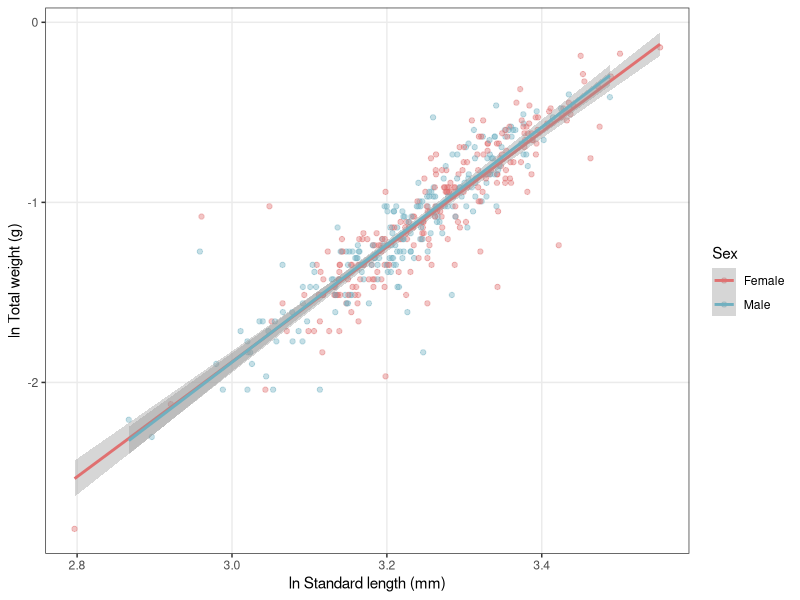
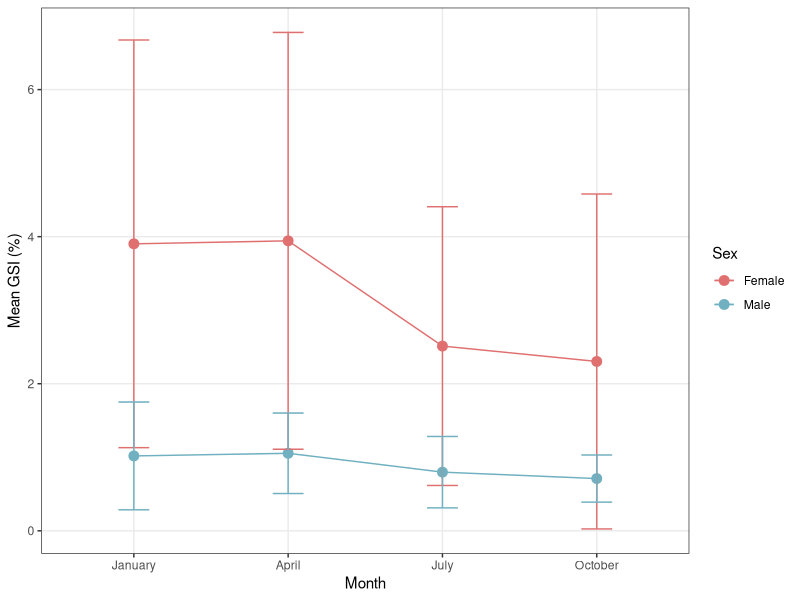
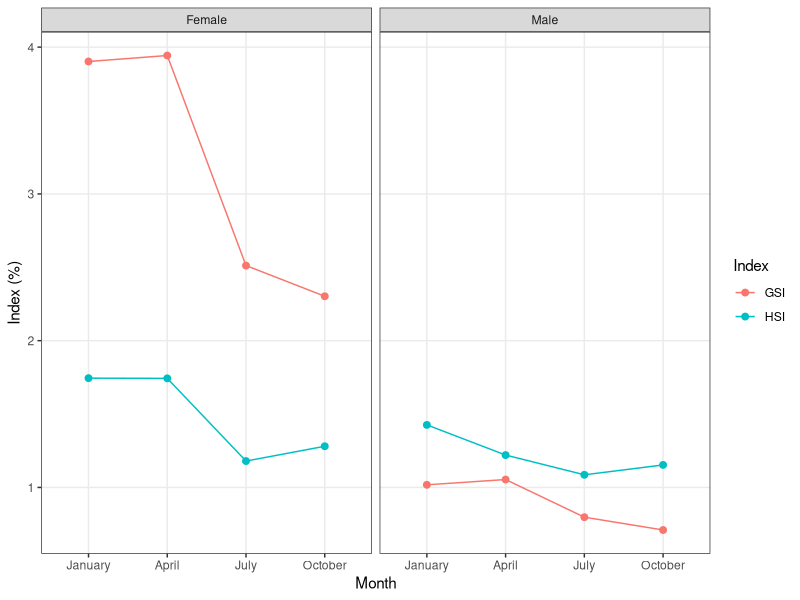
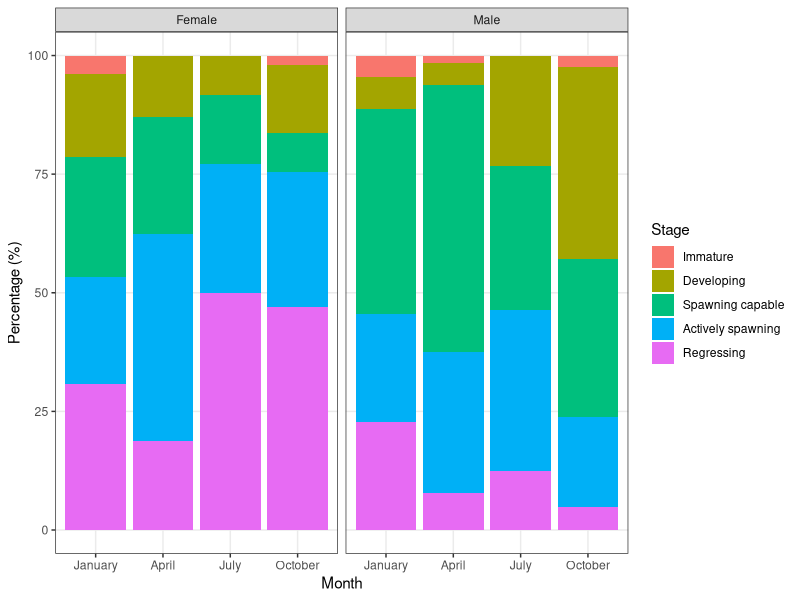
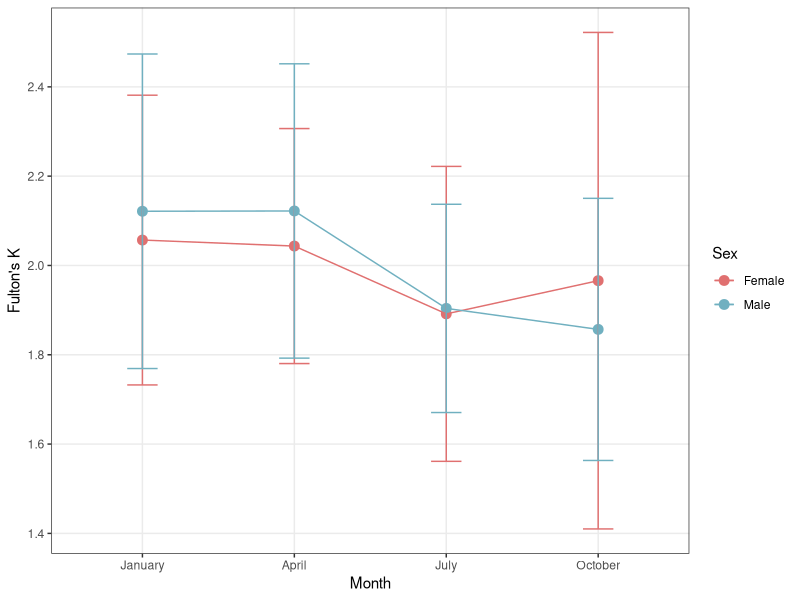
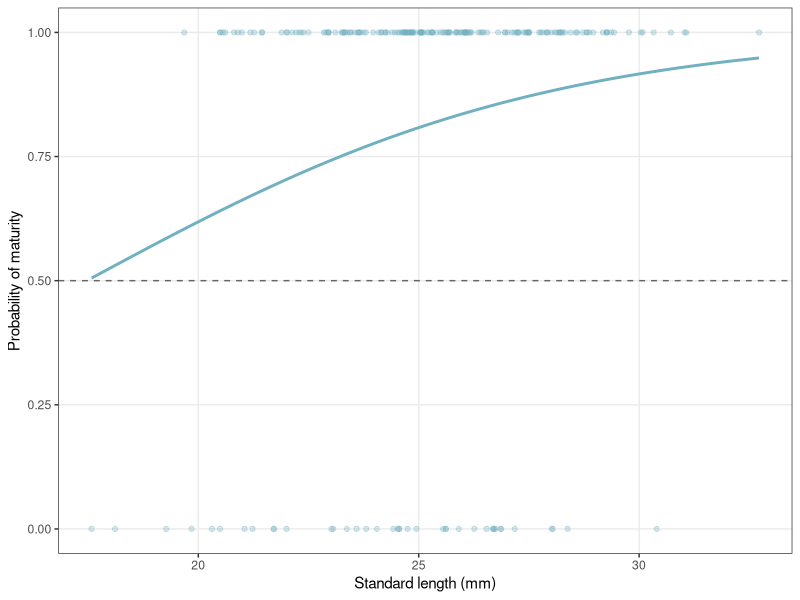
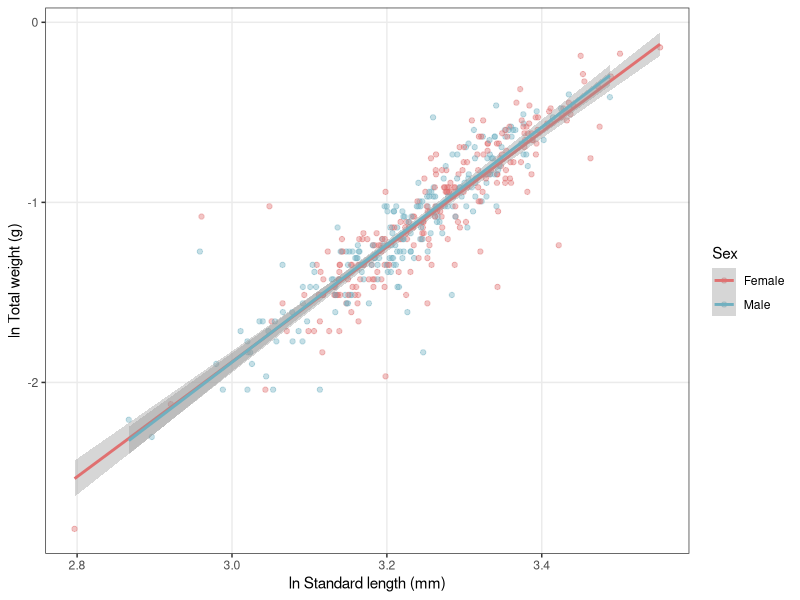
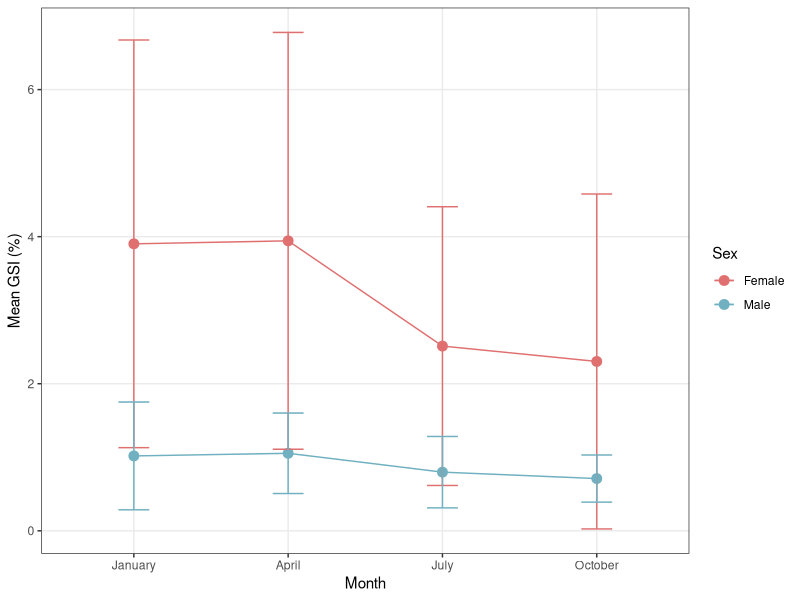

The R script that drew these images, in order:
library(tidyverse)
library(readxl)
library(lme4)
library(patchwork)

# ── Load data ──────────────────────────────────────────────────────────────────
fish <- read_csv("data_paper_csvs/H.marginatus_food_items - fish info (3).csv")

env <- read_excel("raw_data/Variables_for_chapter_4.xlsx") %>%
  rename(
    Li  = Levins_index,
    p   = Precip_p1_MERGE,
    p3  = Precip_p15_MERGE,
    p33 = precip_p3_MERGE,
    p7  = precip_p7_MERGE
  )

# ── Join and calculate indices ─────────────────────────────────────────────────
fish <- fish %>%
  left_join(env %>% select(event_id, Month, Location, Biome, Li, p, p3, p33, p7),
            by = "event_id") %>%
  mutate(
    SL_mm = standard_length_cm,
    GSI   = (gonad_weight / total_weight) * 100,
    HSI   = (liver_weight / total_weight) * 100,
    K     = (total_weight / SL_mm^3) * 100000
  )

# ── Order months ───────────────────────────────────────────────────────────────
month_order <- c("January", "April", "July", "October")
fish <- fish %>%
  mutate(Month = factor(Month, levels = month_order))

females <- fish %>% filter(sex == "F")
males   <- fish %>% filter(sex == "M")

# ══════════════════════════════════════════════════════════════════════════════
# 3.1 SAMPLE COMPOSITION
# ══════════════════════════════════════════════════════════════════════════════

cat("=== OVERALL SAMPLE SIZE ===\n")
fish %>% filter(sex %in% c("F","M")) %>% count(sex)

cat("\n=== SEX RATIO OVERALL ===\n")
sex_counts <- table(fish$sex[fish$sex %in% c("F","M")])
print(sex_counts)
chisq.test(sex_counts)

cat("\n=== SEX RATIO BY MONTH ===\n")
fish %>%
  filter(sex %in% c("F","M")) %>%
  count(Month, sex) %>%
  pivot_wider(names_from = sex, values_from = n) %>%
  mutate(ratio_F_M = round(F/M, 2))

cat("\n=== SAMPLE SIZE BY LOCATION ===\n")
fish %>%
  filter(sex %in% c("F","M")) %>%
  count(Location, sex) %>%
  pivot_wider(names_from = sex, values_from = n)

cat("\n=== SAMPLE SIZE BY MONTH AND LOCATION ===\n")
fish %>%
  filter(sex %in% c("F","M")) %>%
  count(Month, Location)

# ══════════════════════════════════════════════════════════════════════════════
# 3.2 DESCRIPTIVE REPRODUCTIVE PATTERNS
# ══════════════════════════════════════════════════════════════════════════════

# ── Length-weight relationship ─────────────────────────────────────────────────
cat("\n=== LENGTH-WEIGHT RELATIONSHIP (log-log) ===\n")
lm_f <- lm(log(total_weight) ~ log(SL_mm), data = females)
lm_m <- lm(log(total_weight) ~ log(SL_mm), data = males)

summary(lm_f)
summary(lm_m)

cat("Female: a =", round(exp(coef(lm_f)[1]), 6),
    "b =", round(coef(lm_f)[2], 3),
    "R² =", round(summary(lm_f)$r.squared, 3), "\n")
cat("Male:   a =", round(exp(coef(lm_m)[1]), 6),
    "b =", round(coef(lm_m)[2], 3),
    "R² =", round(summary(lm_m)$r.squared, 3), "\n")

# Isometry test (is b significantly different from 3?)
t_f <- (coef(lm_f)[2] - 3) / summary(lm_f)$coefficients[2, 2]
p_f <- 2 * pt(abs(t_f), df = lm_f$df.residual, lower.tail = FALSE)
t_m <- (coef(lm_m)[2] - 3) / summary(lm_m)$coefficients[2, 2]
p_m <- 2 * pt(abs(t_m), df = lm_m$df.residual, lower.tail = FALSE)

cat("\nFemale isometry test: t =", round(t_f, 3), "p =", round(p_f, 4), "\n")
cat("Male isometry test:   t =", round(t_m, 3), "p =", round(p_m, 4), "\n")

# ── Size at first maturity ─────────────────────────────────────────────────────
cat("\n=== SIZE AT FIRST MATURITY ===\n")

females_mat <- females %>%
  filter(!is.na(SL_mm), !is.na(reproductive_status)) %>%
  mutate(mature = ifelse(reproductive_status >= 3, 1, 0))

males_mat <- males %>%
  filter(!is.na(SL_mm), !is.na(reproductive_status)) %>%
  mutate(mature = ifelse(reproductive_status >= 3, 1, 0))

# Proportion mature
cat("Female maturity proportion:\n")
females_mat %>% count(mature) %>% mutate(pct = round(n/sum(n)*100, 1)) %>% print()

cat("Male maturity proportion:\n")
males_mat %>% count(mature) %>% mutate(pct = round(n/sum(n)*100, 1)) %>% print()

# Minimum size at maturity
cat("\nMinimum SL of mature females:", min(females_mat$SL_mm[females_mat$mature==1]), "mm\n")
cat("Minimum SL of mature males:",   min(males_mat$SL_mm[males_mat$mature==1]),   "mm\n")

# Logistic regression for L50
glm_f <- glm(mature ~ SL_mm, data = females_mat, family = binomial(link = "logit"))
glm_m <- glm(mature ~ SL_mm, data = males_mat,   family = binomial(link = "logit"))

summary(glm_f)
summary(glm_m)

# ── GSI summary ───────────────────────────────────────────────────────────────
cat("\n=== GSI BY SEX AND MONTH ===\n")
fish %>%
  filter(sex %in% c("F","M")) %>%
  group_by(sex, Month) %>%
  summarise(mean_GSI = round(mean(GSI, na.rm = TRUE), 3),
            sd_GSI   = round(sd(GSI, na.rm = TRUE), 3),
            min_GSI  = round(min(GSI, na.rm = TRUE), 3),
            max_GSI  = round(max(GSI, na.rm = TRUE), 3),
            var_GSI  = round(var(GSI, na.rm = TRUE), 3),
            n        = n(), .groups = "drop")

cat("\n=== GSI OVERALL VARIANCE BY SEX ===\n")
fish %>%
  filter(sex %in% c("F","M")) %>%
  group_by(sex) %>%
  summarise(variance = round(var(GSI, na.rm = TRUE), 3))

# ── HSI summary ───────────────────────────────────────────────────────────────
cat("\n=== HSI BY SEX AND MONTH ===\n")
fish %>%
  filter(sex %in% c("F","M")) %>%
  group_by(sex, Month) %>%
  summarise(mean_HSI = round(mean(HSI, na.rm = TRUE), 3),
            sd_HSI   = round(sd(HSI, na.rm = TRUE), 3),
            n        = n(), .groups = "drop")

# ── Condition factor K ────────────────────────────────────────────────────────
cat("\n=== CONDITION FACTOR K BY SEX AND MONTH ===\n")
fish %>%
  filter(sex %in% c("F","M")) %>%
  group_by(sex, Month) %>%
  summarise(mean_K = round(mean(K, na.rm = TRUE), 4),
            sd_K   = round(sd(K, na.rm = TRUE), 4),
            n      = n(), .groups = "drop")

# ── Reproductive staging ──────────────────────────────────────────────────────
cat("\n=== REPRODUCTIVE STAGING OVERALL ===\n")
table(fish$sex, fish$reproductive_status)

cat("\n=== REPRODUCTIVE STAGING BY SEX AND MONTH ===\n")
fish %>%
  filter(sex %in% c("F","M")) %>%
  count(sex, Month, reproductive_status) %>%
  group_by(sex, Month) %>%
  mutate(pct = round(n / sum(n) * 100, 1)) %>%
  print(n = 50)

# ── Outlier check ──────────────────────────────────────────────────────────────
cat("\n=== OUTLIER CHECK ===\n")
females_clean <- females %>% filter(!is.na(total_weight), !is.na(SL_mm))
males_clean   <- males   %>% filter(!is.na(total_weight), !is.na(SL_mm))

lm_f_log <- lm(log(total_weight) ~ log(SL_mm), data = females_clean)
lm_m_log <- lm(log(total_weight) ~ log(SL_mm), data = males_clean)

females_clean <- females_clean %>% mutate(resid = residuals(lm_f_log))
males_clean   <- males_clean   %>% mutate(resid = residuals(lm_m_log))

bind_rows(
  females_clean %>% filter(abs(resid) > 0.5),
  males_clean   %>% filter(abs(resid) > 0.5)
) %>%
  select(sample_id, sex, SL_mm, total_weight, Month, Location, resid) %>%
  arrange(desc(abs(resid))) %>%
  print()

# ══════════════════════════════════════════════════════════════════════════════
# FIGURES
# ══════════════════════════════════════════════════════════════════════════════

# ── Figure 1: Length-weight (log-log) ─────────────────────────────────────────
fig_LW <- fish %>%
  filter(sex %in% c("F","M"), !is.na(total_weight), !is.na(SL_mm)) %>%
  ggplot(aes(x = log(SL_mm), y = log(total_weight), colour = sex)) +
  geom_point(alpha = 0.4, size = 1.5) +
  geom_smooth(method = "lm", se = TRUE) +
  scale_colour_manual(values = c("F" = "#E07070", "M" = "#70B0C0"),
                      labels = c("Female", "Male")) +
  theme_bw() +
  theme(panel.grid.minor = element_blank()) +
  labs(x = "ln Standard length (mm)",
       y = "ln Total weight (g)",
       colour = "Sex")

fig_LW
ggsave("L_W_relationship.png", plot = fig_LW, width = 8, height = 5, dpi = 300)

# ── Figure 2: GSI by sex and month ────────────────────────────────────────────
fig_GSI <- fish %>%
  filter(sex %in% c("F","M")) %>%
  group_by(sex, Month) %>%
  summarise(mean = mean(GSI, na.rm = TRUE),
            sd   = sd(GSI, na.rm = TRUE), .groups = "drop") %>%
  ggplot(aes(x = Month, y = mean, colour = sex, group = sex)) +
  geom_point(size = 3) +
  geom_line() +
  geom_errorbar(aes(ymin = mean - sd, ymax = mean + sd), width = 0.2) +
  scale_colour_manual(values = c("F" = "#E07070", "M" = "#70B0C0"),
                      labels = c("Female", "Male")) +
  theme_bw() +
  theme(panel.grid.minor = element_blank()) +
  labs(x = "Month", y = "Mean GSI (%)", colour = "Sex")

fig_GSI
ggsave("GSI_seasonal_pattern.png", plot = fig_GSI, width = 8, height = 5, dpi = 300)

# ── Figure 3: GSI and HSI together ────────────────────────────────────────────
fig_GSI_HSI <- fish %>%
  filter(sex %in% c("F","M")) %>%
  group_by(sex, Month) %>%
  summarise(GSI = mean(GSI, na.rm = TRUE),
            HSI = mean(HSI, na.rm = TRUE), .groups = "drop") %>%
  pivot_longer(cols = c(GSI, HSI), names_to = "Index", values_to = "Value") %>%
  ggplot(aes(x = Month, y = Value, colour = Index, group = Index)) +
  geom_point(size = 2) +
  geom_line() +
  facet_wrap(~sex, labeller = labeller(sex = c("F" = "Female", "M" = "Male"))) +
  theme_bw() +
  theme(panel.grid.minor = element_blank()) +
  labs(x = "Month", y = "Index (%)", colour = "Index")

fig_GSI_HSI
ggsave("GSI_HSI_tradeoff.png", plot = fig_GSI_HSI, width = 10, height = 5, dpi = 300)

# ── Figure 4: Reproductive staging stacked bar ────────────────────────────────
fig_staging <- fish %>%
  filter(sex %in% c("F","M")) %>%
  mutate(reproductive_status = factor(reproductive_status,
                                      levels = 1:5,
                                      labels = c("Immature",
                                                 "Developing",
                                                 "Spawning capable",
                                                 "Actively spawning",
                                                 "Regressing"))) %>%
  count(sex, Month, reproductive_status) %>%
  group_by(sex, Month) %>%
  mutate(pct = n / sum(n) * 100) %>%
  ggplot(aes(x = Month, y = pct, fill = reproductive_status)) +
  geom_bar(stat = "identity", position = "stack") +
  facet_wrap(~sex, labeller = labeller(sex = c("F" = "Female", "M" = "Male"))) +
  theme_bw() +
  theme(panel.grid.minor = element_blank()) +
  labs(x = "Month", y = "Percentage (%)", fill = "Stage")

fig_staging
ggsave("reproductive_staging.png", plot = fig_staging, width = 10, height = 5, dpi = 300)

# ── Figure 5: Condition factor K ──────────────────────────────────────────────
fig_K <- fish %>%
  filter(sex %in% c("F","M")) %>%
  group_by(sex, Month) %>%
  summarise(mean_K = mean(K, na.rm = TRUE),
            sd_K   = sd(K, na.rm = TRUE), .groups = "drop") %>%
  ggplot(aes(x = Month, y = mean_K, colour = sex, group = sex)) +
  geom_point(size = 3) +
  geom_line() +
  geom_errorbar(aes(ymin = mean_K - sd_K,
                    ymax = mean_K + sd_K), width = 0.2) +
  scale_colour_manual(values = c("F" = "#E07070", "M" = "#70B0C0"),
                      labels = c("Female", "Male")) +
  theme_bw() +
  theme(panel.grid.minor = element_blank()) +
  labs(x = "Month", y = "Fulton's K", colour = "Sex")

fig_K
ggsave("condition_factor_K.png", plot = fig_K, width = 8, height = 5, dpi = 300)

# ── Figure 6: Maturity ogive for males only ───────────────────────────────────
length_seq_m <- seq(min(males_mat$SL_mm, na.rm = TRUE),
                    max(males_mat$SL_mm, na.rm = TRUE), length.out = 200)

pred_m <- predict(glm_m,
                  newdata = data.frame(SL_mm = length_seq_m),
                  type = "response")

ogive_data <- data.frame(length = length_seq_m, prob = pred_m)

fig_L50 <- ggplot() +
  geom_point(data = males_mat,
             aes(x = SL_mm, y = mature),
             colour = "#70B0C0", alpha = 0.3, size = 1.5) +
  geom_line(data = ogive_data,
            aes(x = length, y = prob),
            colour = "#70B0C0", linewidth = 1) +
  geom_hline(yintercept = 0.5, linetype = "dashed", colour = "grey40") +
  theme_bw() +
  theme(panel.grid.minor = element_blank()) +
  labs(x = "Standard length (mm)",
       y = "Probability of maturity")

fig_L50
ggsave("L50_males.png", plot = fig_L50, width = 8, height = 5, dpi = 300)
